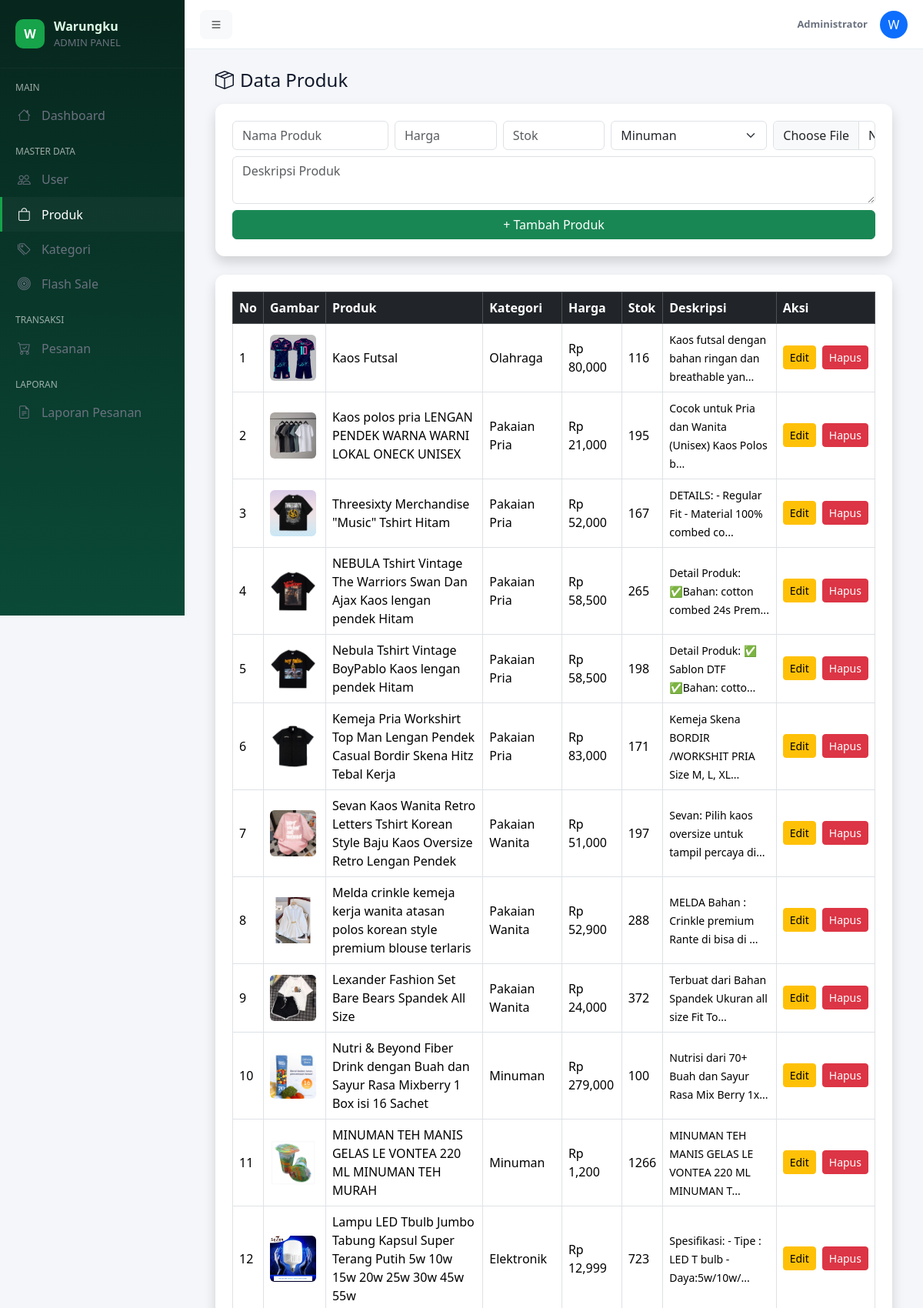
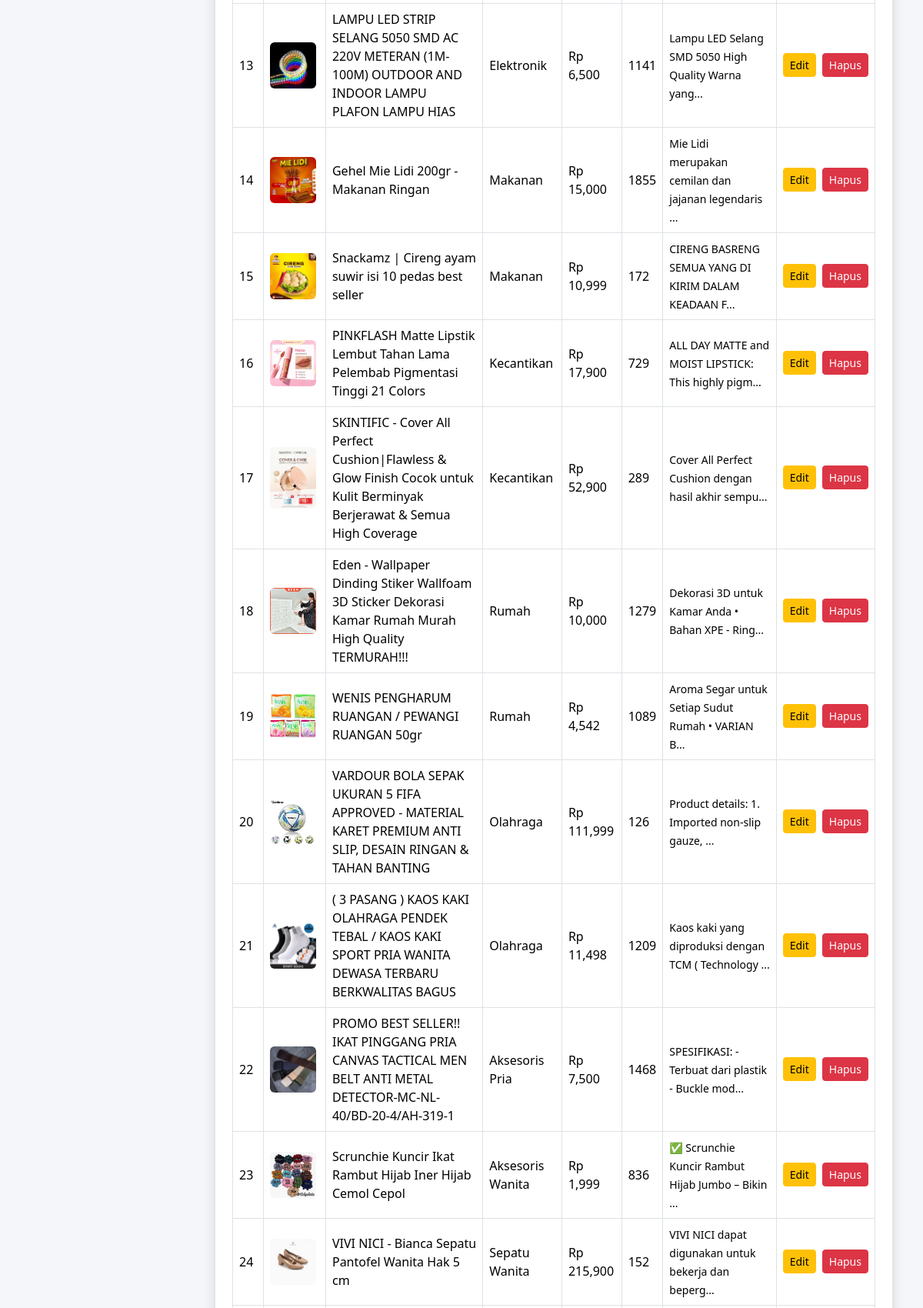
Screenshot of /admin/produk.php (signed in, upper part) with the database file from the repository (2 pictures, top to bottom).
### tables this page shows
CREATE TABLE `produk` (
  `id_produk` int(11) NOT NULL,
  `id_kategori` int(11) DEFAULT NULL,
  `nama_produk` varchar(150) DEFAULT NULL,
  `harga` int(11) DEFAULT NULL,
  `stok` int(11) DEFAULT NULL,
  `deskripsi` text DEFAULT NULL,
  `gambar` varchar(255) DEFAULT NULL
);

CREATE TABLE `kategori` (
  `id_kategori` int(11) NOT NULL,
  `nama_kategori` varchar(100) DEFAULT NULL
);

### admin/produk.php (the view, shortened to what this page needs)
<?php
include "../config/database.php";
include "layout/header.php";
include "layout/sidebar.php";
$kategori = mysqli_query($conn,"SELECT * FROM kategori");
$data = mysqli_query($conn,"
    SELECT produk.*, kategori.nama_kategori
    FROM produk JOIN kategori ON produk.id_kategori=kategori.id_kategori
");
?>
<div class="container-fluid">
<h4 class="mb-3"><i class="bi bi-box-seam me-2"></i>Data Produk</h4>
<div class="card shadow mb-4">
<div class="card-body">
<form method="POST" enctype="multipart/form-data" class="row g-2">
    <div class="col-md-3">
        <input name="nama" class="form-control" placeholder="Nama Produk" required>
    </div>
    <div class="col-md-2">
        <input name="harga" class="form-control" placeholder="Harga" required>
    </div>
    <div class="col-md-2">
        <input name="stok" class="form-control" placeholder="Stok" required>
    </div>
    <div class="col-md-3">
        <select name="id_kategori" class="form-select">
        <?php while($k=mysqli_fetch_assoc($kategori)){ ?>
            <option value="<?= $k['id_kategori'] ?>">
                <?= $k['nama_kategori'] ?>
            </option>
        <?php } ?>
        </select>
    </div>
    <div class="col-md-2">
        <input type="file" name="gambar" class="form-control">
    </div>
    <div class="col-md-12 mt-2">
        <textarea name="deskripsi" class="form-control" placeholder="Deskripsi Produk" rows="2"></textarea>
    </div>
    <div class="col-md-12 mt-2">
        <button name="simpan" class="btn btn-success w-100">+ Tambah Produk</button>
    </div>
</form>
</div>
</div>
<div class="card shadow">
<div class="card-body">
<div class="table-responsive">
<table class="table table-bordered table-hover align-middle">
<thead class="table-dark">
<tr>
<th>No</th>
<th>Gambar</th>
<th>Produk</th>
<th>Kategori</th>
<th>Harga</th>
<th>Stok</th>
<th>Deskripsi</th>
<th>Aksi</th>
</tr>
</thead>
<tbody>
<?php $no=1; while($p=mysqli_fetch_assoc($data)){ ?>
<tr>
<td><?= $no++ ?></td>
<td>
<img src="../assets/images/produk/<?= $p['gambar'] ?>" width="60" class="rounded">
</td>
<td><?= htmlspecialchars($p['nama_produk']) ?></td>
<td><?= htmlspecialchars($p['nama_kategori']) ?></td>
<td>Rp <?= number_format($p['harga']) ?></td>
<td><?= $p['stok'] ?></td>
<td><small><?= htmlspecialchars(substr($p['deskripsi'], 0, 50) . (strlen($p['deskripsi']) > 50 ? '...' : '')) ?></small></td>
<td>
<div class="d-flex gap-2">
<button class="btn btn-warning btn-sm" data-bs-toggle="modal" data-bs-target="#edit<?= $p['id_produk'] ?>">Edit</button>
<a href="?hapus=<?= $p['id_produk'] ?>" onclick="return confirm('Hapus produk ini?')" class="btn btn-danger btn-sm">Hapus</a>
</div>
</td>
</tr>
<?php } ?>
</table>
</div>
</div>
</div>
<?php include "layout/footer.php"; ?>

### assets/css/admin.css (style rules this page uses)
:root { --accent:#16a34a; --accent-dark:#0b5d3d; --accent-light:#bbf7d0; --bg:#f4f6f9; --sidebar-bg-1:#07261d; --sidebar-bg-2:#0b4a37; --muted:#6b7280; }
body { background:var(--bg);font-family:'Segoe UI', 'Helvetica Neue', Arial, sans-serif;color:#0f172a }
.container-fluid { max-width:1200px }
.card { border-radius:12px }
.card { box-shadow:0 8px 24px rgba(2,6,23,0.06);border:none }
.card .card-body { padding:22px }

### rows the page displays
produk: gambar (picture), nama_produk "Kaos Futsal", id_kategori.nama_kategori "Olahraga", harga "80,000", stok "116", deskripsi "Kaos futsal dengan bahan ringan dan breathable yan..."
produk: gambar (picture), nama_produk "Kaos polos pria LENGAN PENDEK WARNA WARNI LOKAL ONECK UNISEX", id_kategori.nama_kategori "Pakaian Pria", harga "21,000", stok "195", deskripsi "Cocok untuk Pria dan Wanita (Unisex) Kaos Polos b..."
produk: gambar (picture), nama_produk "Threesixty Merchandise \"Music\" Tshirt Hitam", id_kategori.nama_kategori "Pakaian Pria", harga "52,000", stok "167", deskripsi "DETAILS: - Regular Fit - Material 100% combed co..."
produk: gambar (picture), nama_produk "NEBULA Tshirt Vintage The Warriors Swan Dan Ajax Kaos lengan pendek Hitam", id_kategori.nama_kategori "Pakaian Pria", harga "58,500", stok "265", deskripsi "Detail Produk: ✅Bahan: cotton combed 24s Prem..."
produk: gambar (picture), nama_produk "Nebula Tshirt Vintage BoyPablo Kaos lengan pendek Hitam", id_kategori.nama_kategori "Pakaian Pria", harga "58,500", stok "198", deskripsi "Detail Produk: ✅ Sablon DTF ✅Bahan: cotto..."
produk: gambar (picture), nama_produk "Kemeja Pria Workshirt Top Man Lengan Pendek Casual Bordir Skena Hitz Tebal Kerja", id_kategori.nama_kategori "Pakaian Pria", harga "83,000", stok "171", deskripsi "Kemeja Skena BORDIR /WORKSHIT PRIA Size M, L, XL..."
produk: gambar (picture), nama_produk "Sevan Kaos Wanita Retro Letters Tshirt Korean Style Baju Kaos Oversize Retro Lengan Pendek", id_kategori.nama_kategori "Pakaian Wanita", harga "51,000", stok "197", deskripsi "Sevan: Pilih kaos oversize untuk tampil percaya di..."
produk: gambar (picture), nama_produk "Melda crinkle kemeja kerja wanita atasan polos korean style premium blouse terlaris", id_kategori.nama_kategori "Pakaian Wanita", harga "52,900", stok "288", deskripsi "MELDA Bahan : Crinkle premium Rante di bisa di ..."
produk: gambar (picture), nama_produk "Lexander Fashion Set Bare Bears Spandek All Size", id_kategori.nama_kategori "Pakaian Wanita", harga "24,000", stok "372", deskripsi "Terbuat dari Bahan Spandek Ukuran all size Fit To..."
produk: gambar (picture), nama_produk "Nutri & Beyond Fiber Drink dengan Buah dan Sayur Rasa Mixberry 1 Box isi 16 Sachet", id_kategori.nama_kategori "Minuman", harga "279,000", stok "100", deskripsi "Nutrisi dari 70+ Buah dan Sayur Rasa Mix Berry 1x..."
produk: gambar (picture), nama_produk "MINUMAN TEH MANIS GELAS LE VONTEA 220 ML MINUMAN TEH MURAH", id_kategori.nama_kategori "Minuman", harga "1,200", stok "1266", deskripsi "MINUMAN TEH MANIS GELAS LE VONTEA 220 ML MINUMAN T..."
produk: gambar (picture), nama_produk "Lampu LED Tbulb Jumbo Tabung Kapsul Super Terang Putih 5w 10w 15w 20w 25w 30w 45w 55w", id_kategori.nama_kategori "Elektronik", harga "12,999", stok "723", deskripsi "Spesifikasi: - Tipe : LED T bulb -Daya:5w/10w/..."
produk: gambar (picture), nama_produk "LAMPU LED STRIP SELANG 5050 SMD AC 220V METERAN (1M-100M) OUTDOOR AND INDOOR LAMPU PLAFON LAMPU HIAS", id_kategori.nama_kategori "Elektronik", harga "6,500", stok "1141", deskripsi "Lampu LED Selang SMD 5050 High Quality Warna yang..."
produk: gambar (picture), nama_produk "Gehel Mie Lidi 200gr - Makanan Ringan", id_kategori.nama_kategori "Makanan", harga "15,000", stok "1855", deskripsi "Mie Lidi merupakan cemilan dan jajanan legendaris ..."
produk: gambar (picture), nama_produk "Snackamz | Cireng ayam suwir isi 10 pedas best seller", id_kategori.nama_kategori "Makanan", harga "10,999", stok "172", deskripsi "CIRENG BASRENG SEMUA YANG DI KIRIM DALAM KEADAAN F..."
produk: gambar (picture), nama_produk "PINKFLASH Matte Lipstik Lembut Tahan Lama Pelembab Pigmentasi Tinggi 21 Colors", id_kategori.nama_kategori "Kecantikan", harga "17,900", stok "729", deskripsi "ALL DAY MATTE and MOIST LIPSTICK: This highly pigm..."
produk: gambar (picture), nama_produk "SKINTIFIC - Cover All Perfect Cushion|Flawless & Glow Finish Cocok untuk Kulit Berminyak Berjerawat & Semua High Coverage", id_kategori.nama_kategori "Kecantikan", harga "52,900", stok "289", deskripsi "Cover All Perfect Cushion dengan hasil akhir sempu..."
produk: gambar (picture), nama_produk "Eden - Wallpaper Dinding Stiker Wallfoam 3D Sticker Dekorasi Kamar Rumah Murah High Quality TERMURAH!!!", id_kategori.nama_kategori "Rumah", harga "10,000", stok "1279", deskripsi "Dekorasi 3D untuk Kamar Anda • Bahan XPE - Ring..."
produk: gambar (picture), nama_produk "WENIS PENGHARUM RUANGAN / PEWANGI RUANGAN 50gr", id_kategori.nama_kategori "Rumah", harga "4,542", stok "1089", deskripsi "Aroma Segar untuk Setiap Sudut Rumah • VARIAN B..."
produk: gambar (picture), nama_produk "VARDOUR BOLA SEPAK UKURAN 5 FIFA APPROVED - MATERIAL KARET PREMIUM ANTI SLIP, DESAIN RINGAN & TAHAN BANTING", id_kategori.nama_kategori "Olahraga", harga "111,999", stok "126", deskripsi "Product details: 1. Imported non-slip gauze, ..."
produk: gambar (picture), nama_produk "( 3 PASANG ) KAOS KAKI OLAHRAGA PENDEK TEBAL / KAOS KAKI SPORT PRIA WANITA DEWASA TERBARU BERKWALITAS BAGUS", id_kategori.nama_kategori "Olahraga", harga "11,498", stok "1209", deskripsi "Kaos kaki yang diproduksi dengan TCM ( Technology ..."
produk: gambar (picture), nama_produk "PROMO BEST SELLER!! IKAT PINGGANG PRIA CANVAS TACTICAL MEN BELT ANTI METAL DETECTOR-MC-NL-40/BD-20-4/AH-319-1", id_kategori.nama_kategori "Aksesoris Pria", harga "7,500", stok "1468", deskripsi "SPESIFIKASI: - Terbuat dari plastik - Buckle mod..."
produk: gambar (picture), nama_produk "Scrunchie Kuncir Ikat Rambut Hijab Iner Hijab Cemol Cepol", id_kategori.nama_kategori "Aksesoris Wanita", harga "1,999", stok "836", deskripsi "✅ Scrunchie Kuncir Rambut Hijab Jumbo – Bikin ..."
produk: gambar (picture), nama_produk "VIVI NICI - Bianca Sepatu Pantofel Wanita Hak 5 cm", id_kategori.nama_kategori "Sepatu Wanita", harga "215,900", stok "152", deskripsi "VIVI NICI dapat digunakan untuk bekerja dan beperg..."

### other values shown
form field id_kategori "Minuman"
